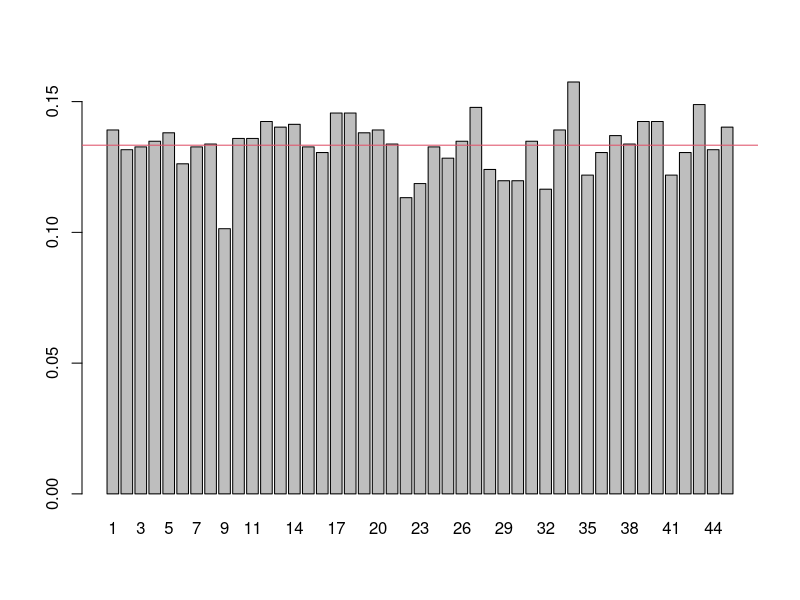
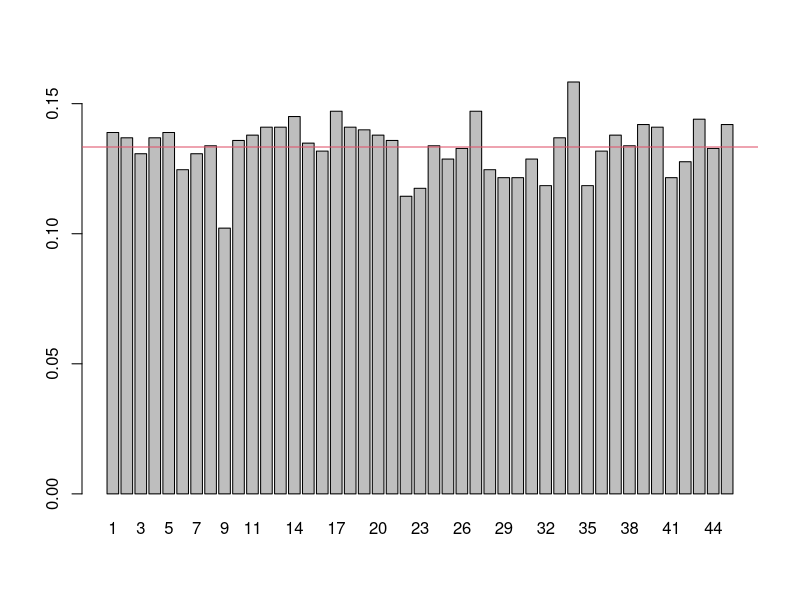

Generate these figures, in order, with R:
setwd("~/sehwaryu/STA3126")
lotto = read.csv("Lotto.csv", header = T)
head(lotto)

WN = cbind(lotto$X1, lotto$X2, lotto$X3, lotto$X4, lotto$X5, lotto$X6)
head(WN) # command + Enter

table(WN) # number of rounds to be selected as one of the winning numbers
dim(WN)[1]
nrow(WN) # total number of rounds

RF = table(WN) / nrow(WN) # relative frequency
RF

barplot(RF) # barplot of relative frequencey
abline(h = 6/45, col = 2) # y = a+bx # horizontal line

sample(1:45, 6)

#927 + 5200 = 6127
for(i in 1:52*100) {
  WN = rbind(WN, sample(1:45, 6))
}

RF = table(WN) / nrow(WN) # relative frequency
RF

barplot(RF) # barplot of relative frequencey
abline(h = 6/45, col = 2) # y = a+bx # horizontal line

set.seed(1004)
samp = matrix(0, 180, 6) # 100 x 6 matrix of 0's
for (i in 1:100) {
  samp[i,] = sample(1:45,6)
}

table(samp) # number of rounds for each number to be selected out of 100

# How many rounds the number 45 was selected out of 100 rounds?
